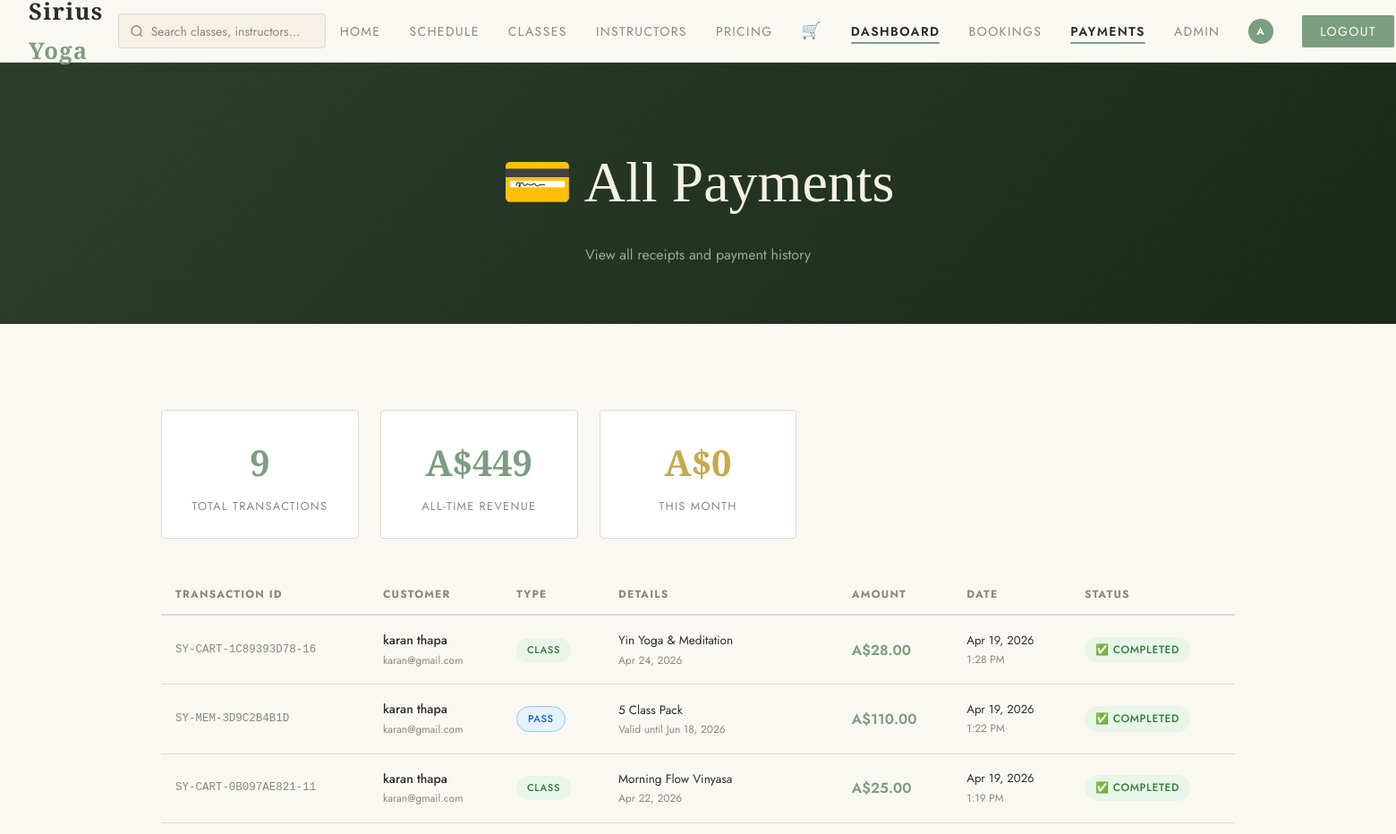
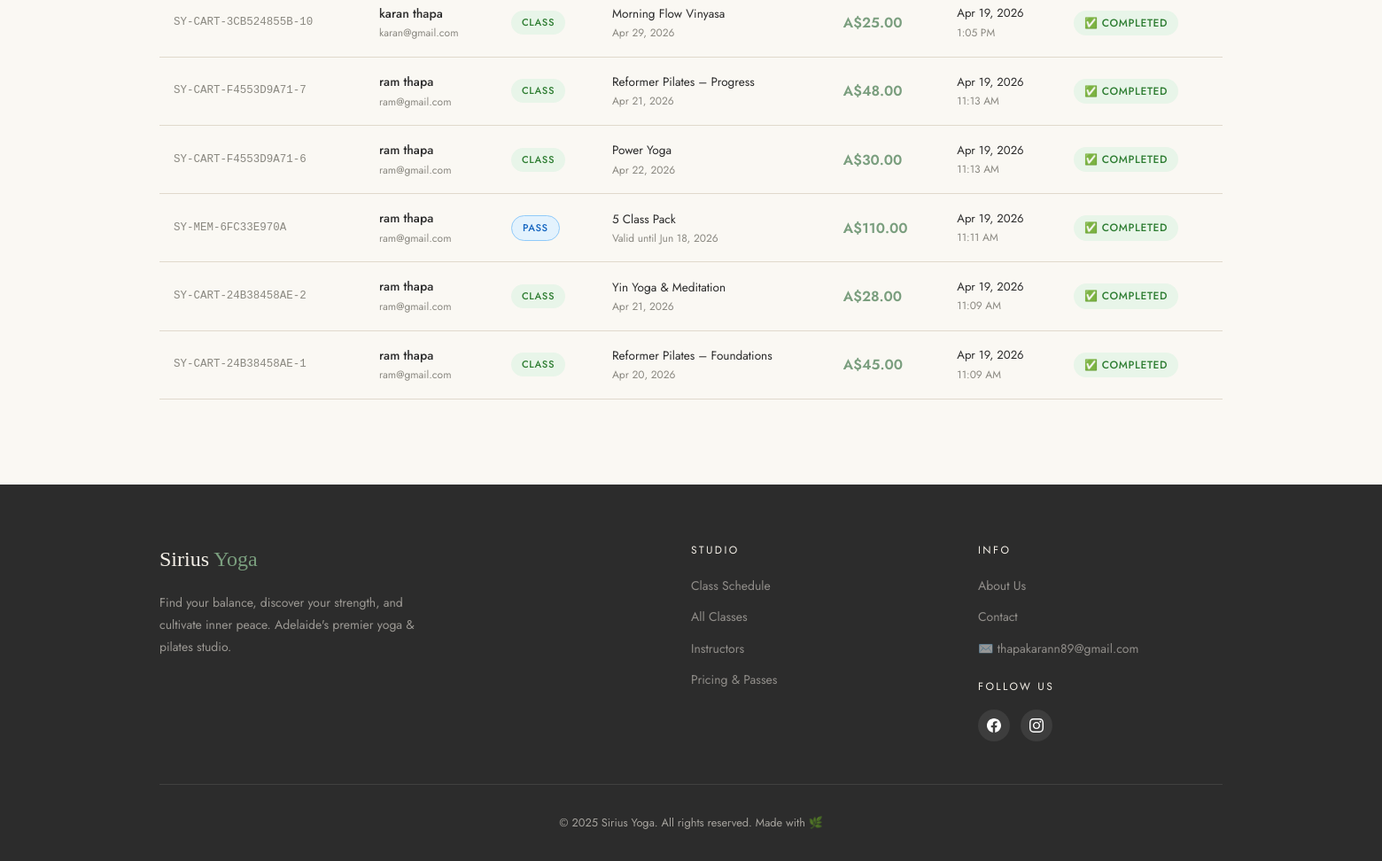
/manage/payments/ (signed in), run on the app's committed database (2 pictures, top to bottom).
### core/models.py (models this page shows, shortened)
class Payment(models.Model):
    booking = models.OneToOneField(Booking, on_delete=models.CASCADE, related_name='payment', null=True, blank=True)
    membership = models.OneToOneField(UserMembership, on_delete=models.CASCADE, related_name='payment', null=True, blank=True)
    user = models.ForeignKey(User, on_delete=models.CASCADE)
    amount = models.DecimalField(max_digits=8, decimal_places=2)
    transaction_id = models.CharField(max_length=100, unique=True)
    payment_method = models.CharField(max_length=50, default='card')
    status = models.CharField(max_length=20, default='completed')
    created_at = models.DateTimeField(auto_now_add=True)

class Booking(models.Model):
    STATUS_CHOICES = [
        ('pending', 'Pending'),
        ('accepted', 'Accepted'),
        ('rejected', 'Rejected'),
        ('cancelled', 'Cancelled'),
        ('attended', 'Attended'),
    ]
    user = models.ForeignKey(User, on_delete=models.CASCADE, related_name='bookings')
    yoga_class = models.ForeignKey(YogaClass, on_delete=models.CASCADE, related_name='bookings')
    session = models.ForeignKey(ClassSession, on_delete=models.CASCADE, related_name='bookings', null=True, blank=True)
    booking_date = models.DateField(default=datetime.date.today)
    status = models.CharField(max_length=20, choices=STATUS_CHOICES, default='pending')
    notes = models.TextField(blank=True)
    used_membership = models.ForeignKey(UserMembership, on_delete=models.SET_NULL, null=True, blank=True)
    created_at = models.DateTimeField(auto_now_add=True)
    updated_at = models.DateTimeField(auto_now=True)
    payment_status = models.CharField(
        max_length=20,
        choices=[('unpaid', 'Unpaid'), ('paid', 'Paid'), ('free', 'Free via Membership')],
        default='unpaid'
    )
    reminder_sent = models.BooleanField(default=False)
    class Meta:
        unique_together = ('user', 'session')

class YogaClass(models.Model):
    LEVEL_CHOICES = [
        ('beginner', 'Beginner'),
        ('intermediate', 'Intermediate'),
        ('advanced', 'Advanced'),
        ('all', 'All Levels'),
    ]
    CATEGORY_CHOICES = [
        ('yoga', 'Yoga'),
        ('pilates', 'Pilates'),
        ('reformer', 'Reformer Pilates'),
        ('meditation', 'Meditation'),
        ('breathwork', 'Breathwork'),
        ('hiit', 'HIIT Yoga'),
        ('yin', 'Yin'),
        ('prenatal', 'Prenatal'),
    ]
    name = models.CharField(max_length=200)
    slug = models.SlugField(max_length=220, unique=True, blank=True)
    description = models.TextField()
    instructor = models.ForeignKey(Instructor, on_delete=models.SET_NULL, null=True, related_name='classes')
    duration_minutes = models.IntegerField(default=60)
    price = models.DecimalField(max_digits=8, decimal_places=2)
    level = models.CharField(max_length=20, choices=LEVEL_CHOICES, default='all')
    category = models.CharField(max_length=20, choices=CATEGORY_CHOICES, default='yoga')
    image = models.ImageField(upload_to='classes/', blank=True, null=True)
    photo_url = models.URLField(blank=True, help_text='External photo URL (e.g. Unsplash)')
    max_participants = models.IntegerField(default=15)
    is_active = models.BooleanField(default=True)
    what_to_bring = models.TextField(blank=True, default="Comfortable yoga attire, water bottle. Mats available to borrow.")
    cancellation_hours = models.IntegerField(default=12, help_text="Hours before class to allow cancellation")
    prerequisite_note = models.CharField(max_length=300, blank=True, help_text="e.g. Must have completed Intro to Reformer")
    is_online = models.BooleanField(default=False)
    online_link = models.URLField(blank=True)
    created_at = models.DateTimeField(auto_now_add=True)
    class Meta:
        verbose_name_plural = 'Yoga Classes'

class ClassSession(models.Model):
    STATUS_CHOICES = [
        ('scheduled', 'Scheduled'),
        ('unavailable', 'Unavailable'),   # admin marks as not available
        ('cancelled', 'Cancelled'),
        ('completed', 'Completed'),
    ]
    yoga_class = models.ForeignKey(YogaClass, on_delete=models.CASCADE, related_name='sessions')
    date = models.DateField()
    start_time = models.TimeField()
    end_time = models.TimeField()
    override_price = models.DecimalField(max_digits=8, decimal_places=2, null=True, blank=True,
                                         help_text="Leave blank to use class default price")
    override_max = models.IntegerField(null=True, blank=True,
                                       help_text="Leave blank to use class default max participants")
    status = models.CharField(max_length=20, choices=STATUS_CHOICES, default='scheduled')
    notes = models.CharField(max_length=300, blank=True, help_text="e.g. 'Bring a towel', 'Outdoor session'")
    created_at = models.DateTimeField(auto_now_add=True)
    class Meta:
        ordering = ['date', 'start_time']

class UserMembership(models.Model):
    STATUS_CHOICES = [('active', 'Active'), ('expired', 'Expired'), ('cancelled', 'Cancelled')]
    user = models.ForeignKey(User, on_delete=models.CASCADE, related_name='memberships')
    plan = models.ForeignKey(MembershipPlan, on_delete=models.PROTECT)
    start_date = models.DateField()
    end_date = models.DateField()
    classes_remaining = models.IntegerField(null=True, blank=True)
    status = models.CharField(max_length=20, choices=STATUS_CHOICES, default='active')
    created_at = models.DateTimeField(auto_now_add=True)

class MembershipPlan(models.Model):
    PLAN_TYPE_CHOICES = [
        ('unlimited', 'Unlimited Monthly'),
        ('pack', 'Class Pack'),
        ('drop_in', 'Drop-In'),
    ]
    name = models.CharField(max_length=100)
    plan_type = models.CharField(max_length=20, choices=PLAN_TYPE_CHOICES)
    description = models.TextField(blank=True)
    price = models.DecimalField(max_digits=8, decimal_places=2)
    classes_included = models.IntegerField(null=True, blank=True, help_text="For packs. Null = unlimited")
    validity_days = models.IntegerField(default=30, help_text="How many days this plan is valid")
    is_active = models.BooleanField(default=True)
    highlight = models.BooleanField(default=False, help_text="Mark as featured/popular")

### core/views.py (the view)
# urls.py: path('manage/payments/', views.manage_payments, name='manage_payments'),
@login_required
def manage_payments(request):
    if not request.user.is_staff:
        return redirect('home')
    from django.db.models import Sum, Count
    payments = Payment.objects.select_related(
        'user', 'booking__yoga_class', 'booking__session',
        'membership__plan'
    ).order_by('-created_at')
    total_count = payments.count()
    total = payments.aggregate(t=Sum('amount'))['t'] or 0
    month_start = timezone.now().date().replace(day=1)
    month_total = payments.filter(
        created_at__date__gte=month_start
    ).aggregate(t=Sum('amount'))['t'] or 0
    return render(request, 'manage_payments.html', {
        'payments': payments,
        'total_count': total_count,
        'total': total,
        'month_total': month_total,
    })

### core/context_processors.py (called while the page is built)
def cart_count(request):
    count = 0
    if request.user.is_authenticated:
        count = CartItem.objects.filter(user=request.user).count()
    return {'cart_count': count}

### templates/manage_payments.html (shortened to what this page needs)
{% extends 'base.html' %}
{% block content %}
<div class="page-header">
  <h1>💳 All Payments</h1>
  <p>View all receipts and payment history</p>
</div>
<section class="section">
  <div class="section-inner">
    <div class="stats-grid" style="margin-bottom:2.5rem;">
      <div class="stat-card">
        <div class="stat-number">{{ total_count }}</div>
        <div class="stat-label">Total Transactions</div>
      </div>
      <div class="stat-card">
        <div class="stat-number" style="color:var(--sage);">A${{ total }}</div>
        <div class="stat-label">All-Time Revenue</div>
      </div>
      <div class="stat-card">
        <div class="stat-number" style="color:var(--gold);">A${{ month_total }}</div>
        <div class="stat-label">This Month</div>
      </div>
    </div>
    {% if payments %}
    <div style="overflow-x:auto;">
      <table class="data-table">
        <thead>
          <tr>
            <th>Transaction ID</th>
            <th>Customer</th>
            <th>Type</th>
            <th>Details</th>
            <th>Amount</th>
            <th>Date</th>
            <th>Status</th>
          </tr>
        </thead>
        <tbody>
          {% for p in payments %}
          <tr>
            <td style="font-family:monospace;font-size:0.78rem;color:var(--soft-grey);">{{ p.transaction_id }}</td>
            <td>
              <div style="font-weight:500;font-size:0.875rem;">{{ p.user.get_full_name|default:p.user.username }}</div>
              <div style="font-size:0.75rem;color:var(--soft-grey);">{{ p.user.email }}</div>
            </td>
            <td>
              {% if p.booking %}
              <span class="status-badge status-accepted" style="font-size:0.7rem;">Class</span>
              {% elif p.membership %}
              <span class="status-badge avail-booked" style="font-size:0.7rem;">Pass</span>
              {% endif %}
            </td>
            <td style="font-size:0.85rem;">
              {% if p.booking %}
                {{ p.booking.yoga_class.name }}
                {% if p.booking.session %}<div style="font-size:0.75rem;color:var(--soft-grey);">{{ p.booking.session.date|date:"M j, Y" }}</div>{% endif %}
              {% elif p.membership %}
                {{ p.membership.plan.name }}
                <div style="font-size:0.75rem;color:var(--soft-grey);">Valid until {{ p.membership.end_date|date:"M j, Y" }}</div>
              {% endif %}
            </td>
            <td style="font-weight:600;color:var(--sage);font-size:1rem;">A${{ p.amount }}</td>
            <td style="font-size:0.82rem;">{{ p.created_at|date:"M j, Y" }}<div style="color:var(--soft-grey);font-size:0.75rem;">{{ p.created_at|time:"g:i A" }}</div></td>
            <td><span class="status-badge status-accepted">✅ {{ p.status|title }}</span></td>
          </tr>
          {% endfor %}
        </tbody>
      </table>
    </div>
    {% else %}
    <div style="text-align:center;padding:4rem;color:var(--soft-grey);">
      <div style="font-size:4rem;margin-bottom:1rem;">💳</div>
      <p>No payments yet.</p>
    </div>
    {% endif %}
  </div>
</section>
{% endblock %}

### templates/base.html (shortened to what this page needs)
<!DOCTYPE html>
<html lang="en">
<head>
  {% load static %}
  <link rel="stylesheet" href="{% static 'css/style.css' %}">
</head>
<body>
<nav class="navbar">
  <a href="{% url 'home' %}" class="nav-brand">Sirius <span>Yoga</span></a>
  <div class="search-wrap" id="searchWrap">
    <div class="search-box">
      <svg class="search-icon" width="16" height="16" viewBox="0 0 24 24" fill="none" stroke="currentColor" stroke-width="2"><circle cx="11" cy="11" r="8"/><path d="m21 21-4.35-4.35"/></svg>
      <input type="text" id="searchInput" class="search-input" placeholder="Search classes, instructors…" autocomplete="off" spellcheck="false">
    </div>
  </div>
  <ul class="nav-links">
    <li><a href="{% url 'home' %}">Home</a></li>
    <li><a href="{% url 'schedule' %}">Schedule</a></li>
    <li><a href="{% url 'classes' %}">Classes</a></li>
    <li><a href="{% url 'instructors' %}">Instructors</a></li>
    <li><a href="{% url 'pricing' %}">Pricing</a></li>
    {% if user.is_authenticated %}
      <li>
        <a href="{% url 'cart' %}" style="display:flex;align-items:center;gap:0.35rem;position:relative;">
          <span style="font-size:1.1rem;">🛒</span>
        </a>
      </li>
      {% if user.is_staff %}
        <li><a href="{% url 'owner_dashboard' %}">Dashboard</a></li>
        <li><a href="{% url 'manage_bookings' %}">Bookings</a></li>
        <li><a href="{% url 'manage_payments' %}">Payments</a></li>
        <li><a href="{% url 'admin:index' %}">Admin</a></li>
      {% else %}
        <li><a href="{% url 'my_bookings' %}">My Bookings</a></li>
      {% endif %}
      <li><a href="{% url 'customer_profile' %}">
        <span style="width:28px;height:28px;background:var(--sage);border-radius:50%;display:inline-flex;align-items:center;justify-content:center;color:white;font-size:0.75rem;font-weight:600">
          {{ user.first_name|first|default:user.username|first|upper }}
        </span>
      </a></li>
      <li><a href="{% url 'logout' %}" class="btn-nav">Logout</a></li>
    {% else %}
      <li><a href="{% url 'login' %}">Login</a></li>
      <li><a href="{% url 'register' %}" class="btn-nav">Join Free</a></li>
    {% endif %}
  </ul>
</nav>
{% block content %}{% endblock %}
<footer>
  <div class="footer-inner">
    <div class="footer-grid">
      <div>
        <div class="footer-brand">Sirius <span>Yoga</span></div>
        <p style="font-size:0.875rem;line-height:1.8;max-width:300px;color:rgba(245,240,232,0.55);">
          Find your balance, discover your strength, and cultivate inner peace. Adelaide's premier yoga & pilates studio.
        </p>
      </div>
      <div>
        <div class="footer-heading">Studio</div>
        <ul class="footer-links">
          <li><a href="{% url 'schedule' %}">Class Schedule</a></li>
          <li><a href="{% url 'classes' %}">All Classes</a></li>
          <li><a href="{% url 'instructors' %}">Instructors</a></li>
          <li><a href="{% url 'pricing' %}">Pricing & Passes</a></li>
        </ul>
      </div>
      <div>
        <div class="footer-heading">Info</div>
        <ul class="footer-links">
          <li><a href="{% url 'about' %}">About Us</a></li>
          <li><a href="{% url 'contact' %}">Contact</a></li>
          <li><a href="mailto:thapakarann89@gmail.com">✉️ thapakarann89@gmail.com</a></li>
        </ul>
        <div style="margin-top:1.25rem;">
          <div class="footer-heading">Follow Us</div>
          <div style="display:flex;gap:0.75rem;margin-top:0.5rem;">
            <a href="https://www.facebook.com" target="_blank" rel="noopener"
               style="width:36px;height:36px;background:rgba(255,255,255,0.08);border-radius:50%;display:flex;align-items:center;justify-content:center;transition:background 0.2s;"
               onmouseover="this.style.background='#1877f2'" onmouseout="this.style.background='rgba(255,255,255,0.08)'">
            </a>
            <a href="https://www.instagram.com" target="_blank" rel="noopener"
               style="width:36px;height:36px;background:rgba(255,255,255,0.08);border-radius:50%;display:flex;align-items:center;justify-content:center;transition:background 0.2s;"
               onmouseover="this.style.background='#e1306c'" onmouseout="this.style.background='rgba(255,255,255,0.08)'">
            </a>
          </div>
        </div>
      </div>
    </div>
    <div class="footer-bottom">© 2025 Sirius Yoga. All rights reserved. Made with 🌿</div>
  </div>
</footer>
</body>
</html>

### data on the page
Payment: transaction_id "SY-CART-1C89393D78-16", user.get_full_name "karan thapa", user.email "karan@gmail.com", shows "CLASS", booking.yoga_class.name "Yin Yoga & Meditation", booking.session "Apr 24, 2026", amount "28.00", created_at "Apr 19, 2026", created_at "1:28 PM", status "COMPLETED"
Payment: transaction_id "SY-MEM-3D9C2B4B1D", user.get_full_name "karan thapa", user.email "karan@gmail.com", shows "PASS", membership.plan.name "5 Class Pack", membership.end_date "Jun 18, 2026", amount "110.00", created_at "Apr 19, 2026", created_at "1:22 PM", status "COMPLETED"
Payment: transaction_id "SY-CART-0B097AE821-11", user.get_full_name "karan thapa", user.email "karan@gmail.com", shows "CLASS", booking.yoga_class.name "Morning Flow Vinyasa", booking.session "Apr 22, 2026", amount "25.00", created_at "Apr 19, 2026", created_at "1:19 PM", status "COMPLETED"
Payment: transaction_id "SY-CART-3CB524855B-10", user.get_full_name "karan thapa", user.email "karan@gmail.com", shows "CLASS", booking.yoga_class.name "Morning Flow Vinyasa", booking.session "Apr 29, 2026", amount "25.00", created_at "Apr 19, 2026", created_at "1:05 PM", status "COMPLETED"
Payment: transaction_id "SY-CART-F4553D9A71-7", user.get_full_name "ram thapa", user.email "ram@gmail.com", shows "CLASS", booking.yoga_class.name "Reformer Pilates – Progress", booking.session "Apr 21, 2026", amount "48.00", created_at "Apr 19, 2026", created_at "11:13 AM", status "COMPLETED"
Payment: transaction_id "SY-CART-F4553D9A71-6", user.get_full_name "ram thapa", user.email "ram@gmail.com", shows "CLASS", booking.yoga_class.name "Power Yoga", booking.session "Apr 22, 2026", amount "30.00", created_at "Apr 19, 2026", created_at "11:13 AM", status "COMPLETED"
Payment: transaction_id "SY-MEM-6FC33E970A", user.get_full_name "ram thapa", user.email "ram@gmail.com", shows "PASS", membership.plan.name "5 Class Pack", membership.end_date "Jun 18, 2026", amount "110.00", created_at "Apr 19, 2026", created_at "11:11 AM", status "COMPLETED"
Payment: transaction_id "SY-CART-24B38458AE-2", user.get_full_name "ram thapa", user.email "ram@gmail.com", shows "CLASS", booking.yoga_class.name "Yin Yoga & Meditation", booking.session "Apr 21, 2026", amount "28.00", created_at "Apr 19, 2026", created_at "11:09 AM", status "COMPLETED"
Payment: transaction_id "SY-CART-24B38458AE-1", user.get_full_name "ram thapa", user.email "ram@gmail.com", shows "CLASS", booking.yoga_class.name "Reformer Pilates – Foundations", booking.session "Apr 20, 2026", amount "45.00", created_at "Apr 19, 2026", created_at "11:09 AM", status "COMPLETED"

### other printed values
{{ user.first_name|first|default:user.username|first|upper }} "A"
{{ total_count }} "9"
{{ total }} "449"
{{ month_total }} "0"
